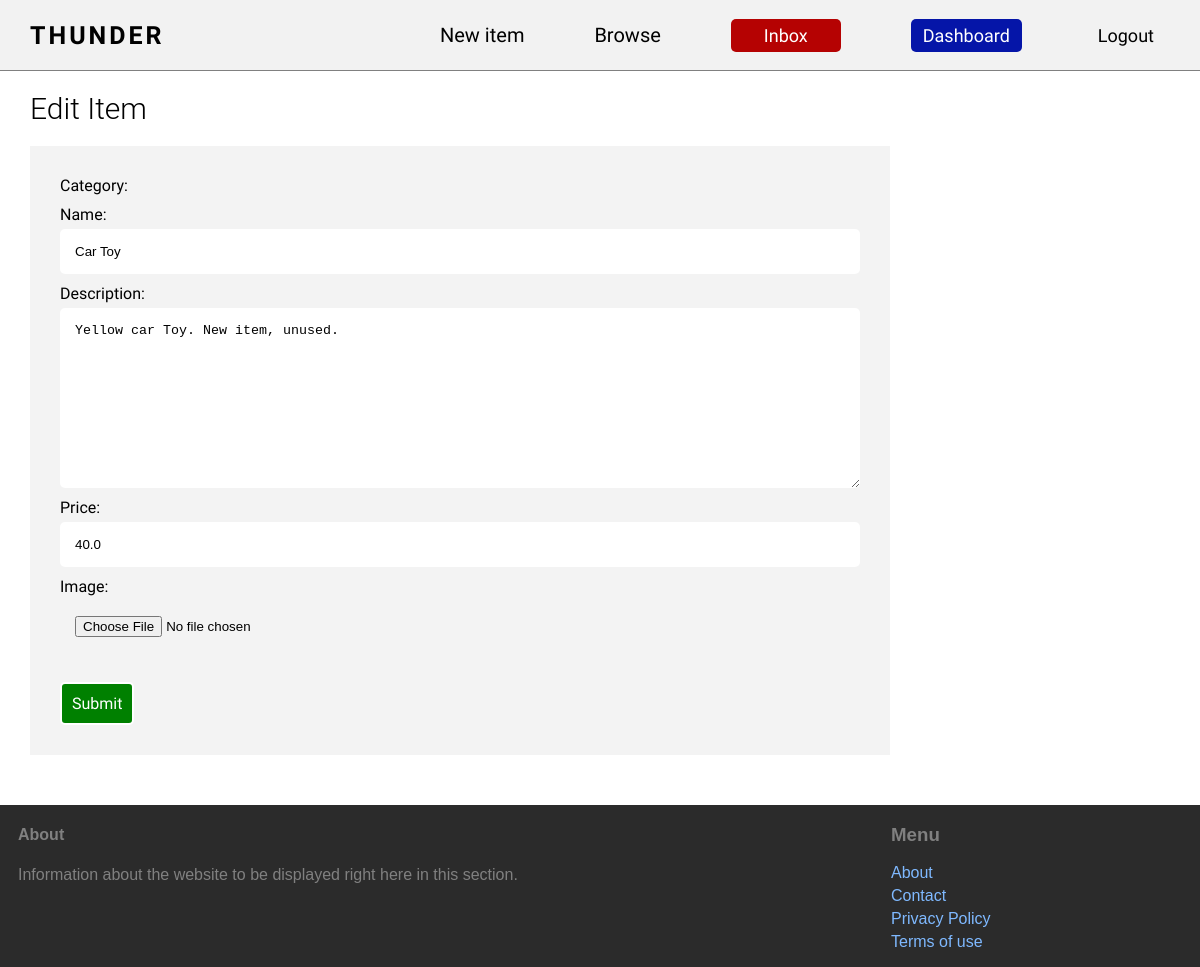
Screenshot of /items/9/edit/ (signed in) with the database file from the repository.
### item/models.py (models this page shows, shortened)
class Item(models.Model):
    category = models.ForeignKey(Category, related_name='items', on_delete=models.CASCADE)
    name = models.CharField(max_length=100)
    description = models.TextField(blank=True, null=True)
    price = models.FloatField()
    image = models.ImageField(upload_to='item_images')
    is_sold = models.BooleanField(default=False)
    created_at = models.DateTimeField(auto_now_add=True)
    created_by = models.ForeignKey(User, related_name='items', on_delete=models.CASCADE)

### item/views.py (the view)
# urls.py: path('<int:pk>/edit/', views.edit, name='edit'),
@login_required
def edit(request, pk):
    item = get_object_or_404(Item, pk=pk, created_by=request.user)
    if request.method == "POST":
        form = EditItemForm(request.POST, request.FILES, instance=item)
        if form.is_valid():
            form.save()
            return redirect('item:detail', pk=item.id)
    else:
        form = EditItemForm(instance=item)
    return render(request, 'item/form.html', {
        'form': form,
        'title': 'Edit Item',
    })

### item/forms.py
class EditItemForm(forms.ModelForm):
    class Meta:
        model = Item
        fields = ("name", "description", "price", "image", "is_sold")
        widgets = {
            'name': forms.TextInput(attrs={
                'class': 'newitem-field'
            }),
            'description': forms.Textarea(attrs={
                'class': 'newitem-field'
            }),
            'price': forms.TextInput(attrs={
                'class': 'newitem-field'
            }),
            'image': forms.FileInput(attrs={
                'class': 'newitem-field',
                'id': 'newitem-image-field'
            }),
        }

### item/templates/item/form.html (shortened to what this page needs)
{% extends 'core/layout.html' %}
{% block content %}
    <p class="newitem-title">{{ title }}</p>
    <div class="newitem-form-container">
        <form action="." method="POST" enctype="multipart/form-data">
            <div class="form-row newitem-form-row">
                <label for="category">Category: </label>
            </div>
            <div class="form-row newitem-form-row">
                <label for="name">Name: </label>
                {{ form.name }}
            </div>
            <div class="form-row newitem-form-row">
                <label for="description">Description: </label>
                {{ form.description }}
            </div>
            <div class="form-row newitem-form-row">
                <label for="price">Price: </label>
                {{ form.price }}
            </div>
            <div class="form-row newitem-form-row">
                <label for="image">Image: </label>
                {{ form.image }}
            </div>
            <button type="submit" class="newitem-button">Submit</button>
        </form>
    </div>
{% endblock %}

### core/static/core/styles.css (style rules this page uses)
body { margin: 0; }
p { margin: 0; }

### core/static/core/signup_login.css (style rules this page uses)
.form-field, .newitem-field { padding: 15px 15px; width: 370px; margin-top: 5px; outline: none; border: none; border-radius: 5px; transition: background-color 0.2s, box-shadow 0.2s; }
.form-row { display: flex; flex-direction: column; margin-bottom: 10px; color: white; }

### core/static/core/newitem.css (style rules this page uses)
.newitem-field { width: auto; }
.newitem-form-container { display: flex; flex-direction: column; font-family: "Tilt Neon", Arial, Helvetica, sans-serif; font-weight: 300; padding: 30px 30px; margin-bottom: 50px; background-color: rgb(243, 243, 243); width: max-content; width: 100vh; }
.newitem-title { font-weight: 300; font-size: 30px; margin: 20px 0px; font-family: Roboto, Arial, sans-serif; }
.newitem-form-row { color: black; }
.newitem-button { padding: 10px 10px; font-family: "Tilt Neon", Arial, Helvetica, sans-serif; font-size: 16px; background-color: rgb(0, 128, 0); color: white; border-radius: 5px; border: 2px solid white; margin-top: 20px; cursor: pointer; }

### rows the page displays
Item: name "Car Toy", description "Yellow car Toy. New item, unused.", price "40.0"

### other values shown
{{ title }} "Edit Item"
